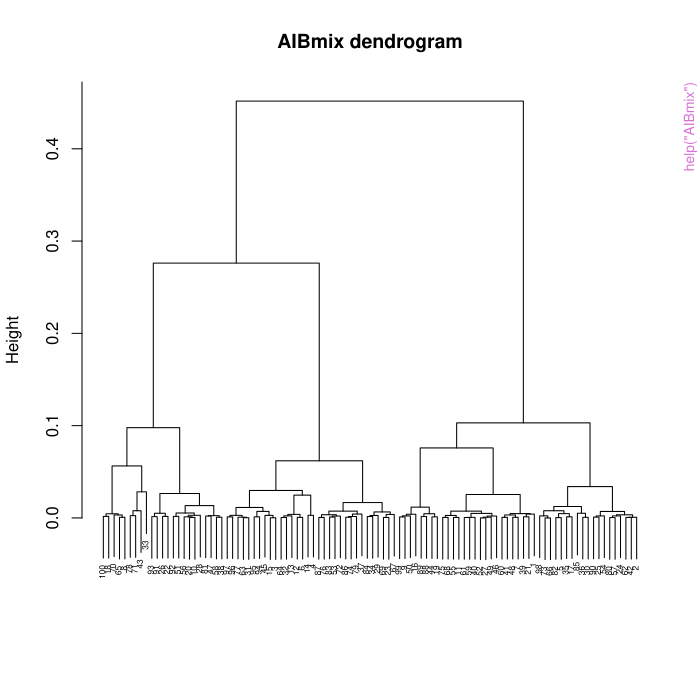

Source code (R):
pkgname <- "IBclust"
source(file.path(R.home("share"), "R", "examples-header.R"))
options(warn = 1)
library('IBclust')

base::assign(".oldSearch", base::search(), pos = 'CheckExEnv')
base::assign(".old_wd", base::getwd(), pos = 'CheckExEnv')
cleanEx()
nameEx("AIBmix")
### * AIBmix

flush(stderr()); flush(stdout())

### Name: AIBmix
### Title: Agglomerative Information Bottleneck Clustering for Mixed-Type
###   Data
### Aliases: AIBmix
### Keywords: clustering

### ** Examples

# Example dataset with categorical, ordinal, and continuous variables
set.seed(123)
data_mix <- data.frame(
  cat_var = factor(sample(letters[1:3], 100, replace = TRUE)),      # Nominal categorical variable
  ord_var = factor(sample(c("low", "medium", "high"), 100, replace = TRUE),
                   levels = c("low", "medium", "high"),
                   ordered = TRUE),                                # Ordinal variable
  cont_var1 = rnorm(100),                                          # Continuous variable 1
  cont_var2 = runif(100)                                           # Continuous variable 2
)

# Perform Mixed-Type Hierarchical Clustering with Agglomerative IB
result_mix <- AIBmix(X = data_mix, lambda = -1, s = -1, scale = TRUE)

# Print clustering results
plot(result_mix, type = "dendrogram", xlab = "", sub = "", cex = 0.5)  # Plot dendrogram
plot(result_mix, type = "info", col = "black", pch = 16)  # Plot dendrogram

# Simulated categorical data example
set.seed(123)
data_cat <- data.frame(
  Var1 = as.factor(sample(letters[1:3], 200, replace = TRUE)),  # Nominal variable
  Var2 = as.factor(sample(letters[4:6], 200, replace = TRUE)),  # Nominal variable
  Var3 = factor(sample(c("low", "medium", "high"), 200, replace = TRUE),
                levels = c("low", "medium", "high"), ordered = TRUE)  # Ordinal variable
)

# Run AIBmix with automatic lambda selection 
result_cat <- AIBmix(X = data_cat, lambda = -1)

# Print clustering results
plot(result_cat, type = "dendrogram", xlab = "", sub = "", cex = 0.5)  # Plot dendrogram

# Results summary
summary(result_cat)

# Simulated continuous data example
set.seed(123)
# Continuous data with 200 observations, 5 features
data_cont <- as.data.frame(matrix(rnorm(1000), ncol = 5))

# Run AIBmix with automatic bandwidth selection 
result_cont <- AIBmix(X = data_cont, s = -1, scale = TRUE)

# Print concise summary ofoutput
print(result_cont)

# Print clustering results
plot(result_cont, type = "dendrogram", xlab = "", sub = "", cex = 0.5)  # Plot dendrogram



cleanEx()
nameEx("DIBmix")
### * DIBmix

flush(stderr()); flush(stdout())

### Name: DIBmix
### Title: Deterministic Information Bottleneck Clustering for Mixed-Type
###   Data
### Aliases: DIBmix
### Keywords: clustering

### ** Examples

# Example 1: Basic Mixed-Type Clustering
set.seed(123)

# Create a more realistic dataset with mixed variable types
data_mix <- data.frame(
  # Categorical variables
  education = factor(sample(c("High School", "Bachelor", "Master", "PhD"), 150, 
                           replace = TRUE, prob = c(0.4, 0.3, 0.2, 0.1))),
  employment = factor(sample(c("Full-time", "Part-time", "Unemployed"), 150, 
                            replace = TRUE, prob = c(0.6, 0.25, 0.15))),
  
  # Ordinal variable
  satisfaction = factor(sample(c("Low", "Medium", "High"), 150, replace = TRUE),
                       levels = c("Low", "Medium", "High"), ordered = TRUE),
  
  # Continuous variables  
  income = rlnorm(150, meanlog = 10, sdlog = 0.5),  # Log-normal income
  age = rnorm(150, mean = 35, sd = 10),             # Normally distributed age
  experience = rpois(150, lambda = 8)               # Years of experience
)

# Perform Mixed-Type Clustering
result_mix <- DIBmix(X = data_mix, ncl = 3, nstart = 5)

# View results
print(paste("Number of clusters found:", length(unique(result_mix$Cluster))))
print(paste("Mutual Information:", round(result_mix$MutualInfo, 3)))
table(result_mix$Cluster)

# Example 2: Comparing cat_first parameter
# When categorical variables are more informative
result_cat_first <- DIBmix(X = data_mix, ncl = 3,
                           cat_first = TRUE,  # Prioritise categorical variables
                           nstart = 5)

# When continuous variables are more informative (default)
result_cont_first <- DIBmix(X = data_mix, ncl = 3,
                            cat_first = FALSE,
                            nstart = 5)

# Compare clustering performance
if (requireNamespace("mclust", quietly = TRUE)){  # For adjustedRandIndex
  print(paste("Agreement between approaches:", 
              round(mclust::adjustedRandIndex(result_cat_first$Cluster, 
                    result_cont_first$Cluster), 3)))
  }

plot(result_cat_first, type = "sizes") # Bar plot of cluster sizes
plot(result_cat_first, type = "info")  # Information-theoretic quantities plot
plot(result_cat_first, type = "beta")  # Plot of evolution of beta

# Simulated categorical data example
data_cat <- data.frame(
  Var1 = as.factor(sample(letters[1:3], 200, replace = TRUE)),  # Nominal variable
  Var2 = as.factor(sample(letters[4:6], 200, replace = TRUE)),  # Nominal variable
  Var3 = factor(sample(c("low", "medium", "high"), 200, replace = TRUE),
                levels = c("low", "medium", "high"), ordered = TRUE)  # Ordinal variable
)

# Perform hard clustering on categorical data with Deterministic IB
result_cat <- DIBmix(X = data_cat, ncl = 3, lambda = -1, nstart = 5)

# Print clustering results
print(result_cat$Cluster)       # Cluster assignments
print(result_cat$Entropy)       # Final entropy
print(result_cat$MutualInfo)    # Mutual information

# Simulated continuous data example
set.seed(123)
# Continuous data with 200 observations, 5 features
data_cont <- as.data.frame(matrix(rnorm(1000), ncol = 5))

# Perform hard clustering on continuous data with Deterministic IB
result_cont <- DIBmix(X = data_cont, ncl = 3, s = -1, nstart = 5)

# Print clustering results
print(result_cont$Cluster)       # Cluster assignments
print(result_cont$Entropy)       # Final entropy
print(result_cont$MutualInfo)    # Mutual information

# Summary of output
print(result_cont)
summary(result_cont)



cleanEx()
nameEx("GIBmix")
### * GIBmix

flush(stderr()); flush(stdout())

### Name: GIBmix
### Title: Generalised Information Bottleneck Clustering for Mixed-Type
###   Data
### Aliases: GIBmix
### Keywords: clustering

### ** Examples

# Example dataset with categorical, ordinal, and continuous variables
set.seed(123)
data_mix <- data.frame(
  cat_var = factor(sample(letters[1:3], 100, replace = TRUE)),      # Nominal categorical variable
  ord_var = factor(sample(c("low", "medium", "high"), 100, replace = TRUE),
                   levels = c("low", "medium", "high"),
                   ordered = TRUE),                                # Ordinal variable
  cont_var1 = rnorm(100),                                          # Continuous variable 1
  cont_var2 = runif(100)                                           # Continuous variable 2
)

# Perform Mixed-Type Fuzzy Clustering with Generalised IB
result_mix <- GIBmix(X = data_mix, ncl = 3, beta = 2, alpha = 0.5, nstart = 5)

# Print clustering results
print(result_mix$Cluster)       # Cluster membership matrix
print(result_mix$Entropy)       # Entropy of final clustering
print(result_mix$CondEntropy)   # Conditional entropy of final clustering
print(result_mix$MutualInfo)    # Mutual information between Y and T

# Summary of output
summary(result_mix)

# Simulated categorical data example
set.seed(123)
data_cat <- data.frame(
  Var1 = as.factor(sample(letters[1:3], 200, replace = TRUE)),  # Nominal variable
  Var2 = as.factor(sample(letters[4:6], 200, replace = TRUE)),  # Nominal variable
  Var3 = factor(sample(c("low", "medium", "high"), 200, replace = TRUE),
                levels = c("low", "medium", "high"), ordered = TRUE)  # Ordinal variable
)

# Perform Fuzzy Clustering on categorical data with Generalised IB
result_cat <- GIBmix(X = data_cat, ncl = 2, beta = 25, alpha = 0.75, lambda = -1, nstart = 5)

# Print clustering results
print(result_cat$Cluster)       # Cluster membership matrix
print(result_cat$Entropy)       # Entropy of final clustering
print(result_cat$CondEntropy)   # Conditional entropy of final clustering
print(result_cat$MutualInfo)    # Mutual information between Y and T

# Simulated continuous data example
set.seed(123)
# Continuous data with 200 observations, 5 features
data_cont <- as.data.frame(matrix(rnorm(1000), ncol = 5))

# Perform Fuzzy Clustering on continuous data with Generalised IB
result_cont <- GIBmix(X = data_cont, ncl = 2, beta = 50, alpha = 0.75, s = -1, nstart = 5)

# Print clustering results
print(result_cont$Cluster)       # Cluster membership matrix
print(result_cont$Entropy)       # Entropy of final clustering
print(result_cont$CondEntropy)   # Conditional entropy of final clustering
print(result_cont$MutualInfo)    # Mutual information between Y and T

plot(result_cont, type = "sizes") # Bar plot of cluster sizes (hardened assignments)
plot(result_cont, type = "info")  # Information-theoretic quantities plot



cleanEx()
nameEx("IBmix")
### * IBmix

flush(stderr()); flush(stdout())

### Name: IBmix
### Title: Information Bottleneck Clustering for Mixed-Type Data
### Aliases: IBmix
### Keywords: clustering

### ** Examples

# Example dataset with categorical, ordinal, and continuous variables
set.seed(123)
data_mix <- data.frame(
  cat_var = factor(sample(letters[1:3], 100, replace = TRUE)),      # Nominal categorical variable
  ord_var = factor(sample(c("low", "medium", "high"), 100, replace = TRUE),
                   levels = c("low", "medium", "high"),
                   ordered = TRUE),                                # Ordinal variable
  cont_var1 = rnorm(100),                                          # Continuous variable 1
  cont_var2 = runif(100)                                           # Continuous variable 2
)

# Perform Mixed-Type Fuzzy Clustering
result_mix <- IBmix(X = data_mix, ncl = 3, beta = 2, nstart = 1)

# Print clustering results
print(result_mix$Cluster)       # Cluster membership matrix
print(result_mix$InfoXT)        # Mutual information between X and T
print(result_mix$MutualInfo)    # Mutual information between Y and T

# Summary of output
summary(result_mix)

# Simulated categorical data example
set.seed(123)
data_cat <- data.frame(
  Var1 = as.factor(sample(letters[1:3], 100, replace = TRUE)),  # Nominal variable
  Var2 = as.factor(sample(letters[4:6], 100, replace = TRUE)),  # Nominal variable
  Var3 = factor(sample(c("low", "medium", "high"), 100, replace = TRUE),
                levels = c("low", "medium", "high"), ordered = TRUE)  # Ordinal variable
)

# Perform fuzzy clustering on categorical data with standard IB
result_cat <- IBmix(X = data_cat, ncl = 3, beta = 15, lambda = -1, nstart = 2, maxiter = 200)

# Print clustering results
print(result_cat$Cluster)       # Cluster membership matrix
print(result_cat$InfoXT)        # Mutual information between X and T
print(result_cat$MutualInfo)    # Mutual information between Y and T

plot(result_cat, type = "sizes") # Bar plot of cluster sizes (hardened assignments)
plot(result_cat, type = "info")  # Information-theoretic quantities plot

# Simulated continuous data example
set.seed(123)
# Continuous data with 100 observations, 5 features
data_cont <- as.data.frame(matrix(rnorm(500), ncol = 5))

# Perform fuzzy clustering on continuous data with standard IB
result_cont <- IBmix(X = data_cont, ncl = 3, beta = 50, s = -1, nstart = 2)

# Print clustering results
print(result_cont$Cluster)       # Cluster membership matrix
print(result_cont$InfoXT)        # Mutual information between X and T
print(result_cont$MutualInfo)    # Mutual information between Y and T



### * <FOOTER>
###
cleanEx()
options(digits = 7L)
base::cat("Time elapsed: ", proc.time() - base::get("ptime", pos = 'CheckExEnv'),"\n")
grDevices::dev.off()
###
### Local variables: ***
### mode: outline-minor ***
### outline-regexp: "\\(> \\)?### [*]+" ***
### End: ***
quit('no')
